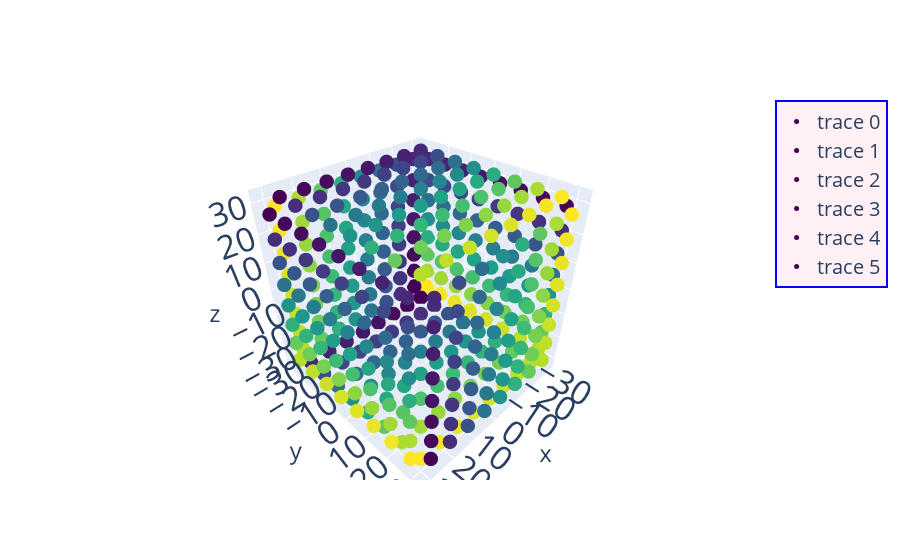

Notebook code cell kept with this figure:
### Code cell
# データフレームのデータを描画する
# fig = px.scatter_3d(df, x='x', y='y', z='z', color='num' ,colorscale = 'Viridis')
# fig = go.Figure(data=[go.Scatter3d(x=df['x'],y=df['y'],z=df['z'],mode='markers',marker=dict(
#     size=5
#     ,color = df['num']
#     ,colorscale = 'Viridis'
# #     ,symbol= result_symbol
# ))])
# レイアウトの作成
layout = go.Layout(
    legend=dict(
        bgcolor='lavenderblush',  # 背景色
        bordercolor='blue',  # 枠線の色
        borderwidth=2,  # 枠線の太さ
    ),
    # グラフ全体とホバーのフォントサイズ変更
    font_size=20, hoverlabel_font_size=20
)

# グラフの作成
fig = go.Figure(data=plot, layout=layout)

fig.show()

fig.write_html("cube-graph.html")
fig.write_image("cube-graph.png", engine="kaleido", scale=10)

### Figure 1 — Plotly figure (JSON) as saved in the notebook; plotly's stock layout.template omitted (floating-point values rounded to 4 significant figures)
{"data": [{"marker": {"color": [0, 1, 2, 3, 4, 5, 6, 7, 8, 9, 10, 11, 12, 13, 14, 15, 16, 17, 18, 19, 20, 21, 22, 23, 24, 25, 26, 27, 28, 29, 30, 31, 32, 33, 34, 35, 36, 37, 38, 39, 40, 41, 42, 43, 44, 45, 46, 47, 48, 49, 50, 51, 52, 53, 54, 55, 56, 57, 58, 59, 60, 61, 62, 63], "colorscale": [[0, "#440154"], [0.1111, "#482878"], [0.2222, "#3e4989"], [0.3333, "#31688e"], [0.4444, "#26828e"], [0.5556, "#1f9e89"], [0.6667, "#35b779"], [0.7778, "#6ece58"], [0.8889, "#b5de2b"], [1, "#fde725"]], "size": 5}, "mode": "markers", "type": "scatter3d", "x": [28, 20, 12, 4, -4, -12, -20, -28, 28, 20, 12, 4, -4, -12, -20, -28, 28, 20, 12, 4, -4, -12, -20, -28, 28, 20, 12, 4, -4, -12, -20, -28, 28, 20, 12, 4, -4, -12, -20, -28, 28, 20, 12, 4, -4, -12, -20, -28, 28, 20, 12, 4, -4, -12, -20, -28, 28, 20, 12, 4, -4, -12, -20, -28], "y": [-28, -28, -28, -28, -28, -28, -28, -28, -20, -20, -20, -20, -20, -20, -20, -20, -12, -12, -12, -12, -12, -12, -12, -12, -4, -4, -4, -4, -4, -4, -4, -4, 4, 4, 4, 4, 4, 4, 4, 4, 12, 12, 12, 12, 12, 12, 12, 12, 20, 20, 20, 20, 20, 20, 20, 20, 28, 28, 28, 28, 28, 28, 28, 28], "z": [32, 32, 32, 32, 32, 32, 32, 32, 32, 32, 32, 32, 32, 32, 32, 32, 32, 32, 32, 32, 32, 32, 32, 32, 32, 32, 32, 32, 32, 32, 32, 32, 32, 32, 32, 32, 32, 32, 32, 32, 32, 32, 32, 32, 32, 32, 32, 32, 32, 32, 32, 32, 32, 32, 32, 32, 32, 32, 32, 32, 32, 32, 32, 32]}, {"marker": {"color": [0, 1, 2, 3, 4, 5, 6, 7, 8, 9, 10, 11, 12, 13, 14, 15, 16, 17, 18, 19, 20, 21, 22, 23, 24, 25, 26, 27, 28, 29, 30, 31, 32, 33, 34, 35, 36, 37, 38, 39, 40, 41, 42, 43, 44, 45, 46, 47, 48, 49, 50, 51, 52, 53, 54, 55, 56, 57, 58, 59, 60, 61, 62, 63], "colorscale": [[0, "#440154"], [0.1111, "#482878"], [0.2222, "#3e4989"], [0.3333, "#31688e"], [0.4444, "#26828e"], [0.5556, "#1f9e89"], [0.6667, "#35b779"], [0.7778, "#6ece58"], [0.8889, "#b5de2b"], [1, "#fde725"]], "size": 5}, "mode": "markers", "type": "scatter3d", "x": [-32, -32, -32, -32, -32, -32, -32, -32, -32, -32, -32, -32, -32, -32, -32, -32, -32, -32, -32, -32, -32, -32, -32, -32, -32, -32, -32, -32, -32, -32, -32, -32, -32, -32, -32, -32, -32, -32, -32, -32, -32, -32, -32, -32, -32, -32, -32, -32, -32, -32, -32, -32, -32, -32, -32, -32, -32, -32, -32, -32, -32, -32, -32, -32], "y": [28, 20, 12, 4, -4, -12, -20, -28, 28, 20, 12, 4, -4, -12, -20, -28, 28, 20, 12, 4, -4, -12, -20, -28, 28, 20, 12, 4, -4, -12, -20, -28, 28, 20, 12, 4, -4, -12, -20, -28, 28, 20, 12, 4, -4, -12, -20, -28, 28, 20, 12, 4, -4, -12, -20, -28, 28, 20, 12, 4, -4, -12, -20, -28], "z": [28, 28, 28, 28, 28, 28, 28, 28, 20, 20, 20, 20, 20, 20, 20, 20, 12, 12, 12, 12, 12, 12, 12, 12, 4, 4, 4, 4, 4, 4, 4, 4, -4, -4, -4, -4, -4, -4, -4, -4, -12, -12, -12, -12, -12, -12, -12, -12, -20, -20, -20, -20, -20, -20, -20, -20, -28, -28, -28, -28, -28, -28, -28, -28]}, {"marker": {"color": [0, 1, 2, 3, 4, 5, 6, 7, 8, 9, 10, 11, 12, 13, 14, 15, 16, 17, 18, 19, 20, 21, 22, 23, 24, 25, 26, 27, 28, 29, 30, 31, 32, 33, 34, 35, 36, 37, 38, 39, 40, 41, 42, 43, 44, 45, 46, 47, 48, 49, 50, 51, 52, 53, 54, 55, 56, 57, 58, 59, 60, 61, 62, 63], "colorscale": [[0, "#440154"], [0.1111, "#482878"], [0.2222, "#3e4989"], [0.3333, "#31688e"], [0.4444, "#26828e"], [0.5556, "#1f9e89"], [0.6667, "#35b779"], [0.7778, "#6ece58"], [0.8889, "#b5de2b"], [1, "#fde725"]], "size": 5}, "mode": "markers", "type": "scatter3d", "x": [-28, -28, -28, -28, -28, -28, -28, -28, -20, -20, -20, -20, -20, -20, -20, -20, -12, -12, -12, -12, -12, -12, -12, -12, -4, -4, -4, -4, -4, -4, -4, -4, 4, 4, 4, 4, 4, 4, 4, 4, 12, 12, 12, 12, 12, 12, 12, 12, 20, 20, 20, 20, 20, 20, 20, 20, 28, 28, 28, 28, 28, 28, 28, 28], "y": [-32, -32, -32, -32, -32, -32, -32, -32, -32, -32, -32, -32, -32, -32, -32, -32, -32, -32, -32, -32, -32, -32, -32, -32, -32, -32, -32, -32, -32, -32, -32, -32, -32, -32, -32, -32, -32, -32, -32, -32, -32, -32, -32, -32, -32, -32, -32, -32, -32, -32, -32, -32, -32, -32, -32, -32, -32, -32, -32, -32, -32, -32, -32, -32], "z": [-28, -20, -12, -4, 4, 12, 20, 28, -28, -20, -12, -4, 4, 12, 20, 28, -28, -20, -12, -4, 4, 12, 20, 28, -28, -20, -12, -4, 4, 12, 20, 28, -28, -20, -12, -4, 4, 12, 20, 28, -28, -20, -12, -4, 4, 12, 20, 28, -28, -20, -12, -4, 4, 12, 20, 28, -28, -20, -12, -4, 4, 12, 20, 28]}, {"marker": {"color": [0, 1, 2, 3, 4, 5, 6, 7, 8, 9, 10, 11, 12, 13, 14, 15, 16, 17, 18, 19, 20, 21, 22, 23, 24, 25, 26, 27, 28, 29, 30, 31, 32, 33, 34, 35, 36, 37, 38, 39, 40, 41, 42, 43, 44, 45, 46, 47, 48, 49, 50, 51, 52, 53, 54, 55, 56, 57, 58, 59, 60, 61, 62, 63], "colorscale": [[0, "#440154"], [0.1111, "#482878"], [0.2222, "#3e4989"], [0.3333, "#31688e"], [0.4444, "#26828e"], [0.5556, "#1f9e89"], [0.6667, "#35b779"], [0.7778, "#6ece58"], [0.8889, "#b5de2b"], [1, "#fde725"]], "size": 5}, "mode": "markers", "type": "scatter3d", "x": [32, 32, 32, 32, 32, 32, 32, 32, 32, 32, 32, 32, 32, 32, 32, 32, 32, 32, 32, 32, 32, 32, 32, 32, 32, 32, 32, 32, 32, 32, 32, 32, 32, 32, 32, 32, 32, 32, 32, 32, 32, 32, 32, 32, 32, 32, 32, 32, 32, 32, 32, 32, 32, 32, 32, 32, 32, 32, 32, 32, 32, 32, 32, 32], "y": [-28, -20, -12, -4, 4, 12, 20, 28, -28, -20, -12, -4, 4, 12, 20, 28, -28, -20, -12, -4, 4, 12, 20, 28, -28, -20, -12, -4, 4, 12, 20, 28, -28, -20, -12, -4, 4, 12, 20, 28, -28, -20, -12, -4, 4, 12, 20, 28, -28, -20, -12, -4, 4, 12, 20, 28, -28, -20, -12, -4, 4, 12, 20, 28], "z": [28, 28, 28, 28, 28, 28, 28, 28, 20, 20, 20, 20, 20, 20, 20, 20, 12, 12, 12, 12, 12, 12, 12, 12, 4, 4, 4, 4, 4, 4, 4, 4, -4, -4, -4, -4, -4, -4, -4, -4, -12, -12, -12, -12, -12, -12, -12, -12, -20, -20, -20, -20, -20, -20, -20, -20, -28, -28, -28, -28, -28, -28, -28, -28]}, {"marker": {"color": [0, 1, 2, 3, 4, 5, 6, 7, 8, 9, 10, 11, 12, 13, 14, 15, 16, 17, 18, 19, 20, 21, 22, 23, 24, 25, 26, 27, 28, 29, 30, 31, 32, 33, 34, 35, 36, 37, 38, 39, 40, 41, 42, 43, 44, 45, 46, 47, 48, 49, 50, 51, 52, 53, 54, 55, 56, 57, 58, 59, 60, 61, 62, 63], "colorscale": [[0, "#440154"], [0.1111, "#482878"], [0.2222, "#3e4989"], [0.3333, "#31688e"], [0.4444, "#26828e"], [0.5556, "#1f9e89"], [0.6667, "#35b779"], [0.7778, "#6ece58"], [0.8889, "#b5de2b"], [1, "#fde725"]], "size": 5}, "mode": "markers", "type": "scatter3d", "x": [28, 28, 28, 28, 28, 28, 28, 28, 20, 20, 20, 20, 20, 20, 20, 20, 12, 12, 12, 12, 12, 12, 12, 12, 4, 4, 4, 4, 4, 4, 4, 4, -4, -4, -4, -4, -4, -4, -4, -4, -12, -12, -12, -12, -12, -12, -12, -12, -20, -20, -20, -20, -20, -20, -20, -20, -28, -28, -28, -28, -28, -28, -28, -28], "y": [32, 32, 32, 32, 32, 32, 32, 32, 32, 32, 32, 32, 32, 32, 32, 32, 32, 32, 32, 32, 32, 32, 32, 32, 32, 32, 32, 32, 32, 32, 32, 32, 32, 32, 32, 32, 32, 32, 32, 32, 32, 32, 32, 32, 32, 32, 32, 32, 32, 32, 32, 32, 32, 32, 32, 32, 32, 32, 32, 32, 32, 32, 32, 32], "z": [-28, -20, -12, -4, 4, 12, 20, 28, -28, -20, -12, -4, 4, 12, 20, 28, -28, -20, -12, -4, 4, 12, 20, 28, -28, -20, -12, -4, 4, 12, 20, 28, -28, -20, -12, -4, 4, 12, 20, 28, -28, -20, -12, -4, 4, 12, 20, 28, -28, -20, -12, -4, 4, 12, 20, 28, -28, -20, -12, -4, 4, 12, 20, 28]}, {"marker": {"color": [0, 1, 2, 3, 4, 5, 6, 7, 8, 9, 10, 11, 12, 13, 14, 15, 16, 17, 18, 19, 20, 21, 22, 23, 24, 25, 26, 27, 28, 29, 30, 31, 32, 33, 34, 35, 36, 37, 38, 39, 40, 41, 42, 43, 44, 45, 46, 47, 48, 49, 50, 51, 52, 53, 54, 55, 56, 57, 58, 59, 60, 61, 62, 63], "colorscale": [[0, "#440154"], [0.1111, "#482878"], [0.2222, "#3e4989"], [0.3333, "#31688e"], [0.4444, "#26828e"], [0.5556, "#1f9e89"], [0.6667, "#35b779"], [0.7778, "#6ece58"], [0.8889, "#b5de2b"], [1, "#fde725"]], "size": 5}, "mode": "markers", "type": "scatter3d", "x": [-28, -20, -12, -4, 4, 12, 20, 28, -28, -20, -12, -4, 4, 12, 20, 28, -28, -20, -12, -4, 4, 12, 20, 28, -28, -20, -12, -4, 4, 12, 20, 28, -28, -20, -12, -4, 4, 12, 20, 28, -28, -20, -12, -4, 4, 12, 20, 28, -28, -20, -12, -4, 4, 12, 20, 28, -28, -20, -12, -4, 4, 12, 20, 28], "y": [-28, -28, -28, -28, -28, -28, -28, -28, -20, -20, -20, -20, -20, -20, -20, -20, -12, -12, -12, -12, -12, -12, -12, -12, -4, -4, -4, -4, -4, -4, -4, -4, 4, 4, 4, 4, 4, 4, 4, 4, 12, 12, 12, 12, 12, 12, 12, 12, 20, 20, 20, 20, 20, 20, 20, 20, 28, 28, 28, 28, 28, 28, 28, 28], "z": [-32, -32, -32, -32, -32, -32, -32, -32, -32, -32, -32, -32, -32, -32, -32, -32, -32, -32, -32, -32, -32, -32, -32, -32, -32, -32, -32, -32, -32, -32, -32, -32, -32, -32, -32, -32, -32, -32, -32, -32, -32, -32, -32, -32, -32, -32, -32, -32, -32, -32, -32, -32, -32, -32, -32, -32, -32, -32, -32, -32, -32, -32, -32, -32]}], "layout": {"font": {"size": 20}, "hoverlabel": {"font": {"size": 20}}, "legend": {"bgcolor": "lavenderblush", "bordercolor": "blue", "borderwidth": 2}}}
